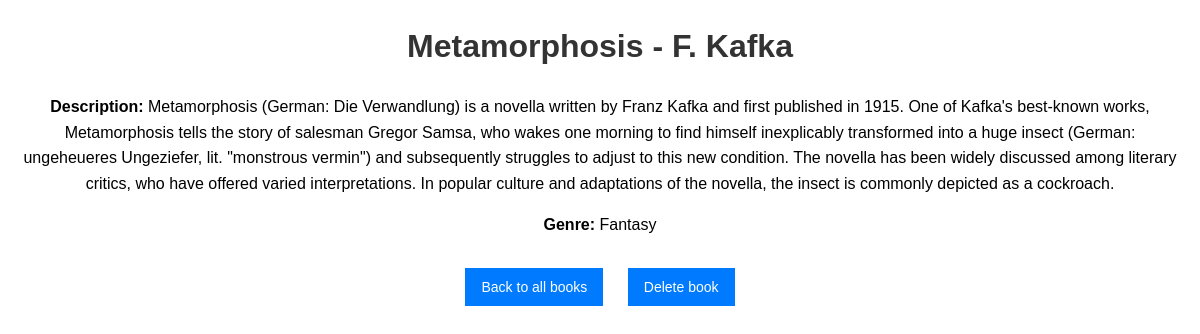
The page /book/34 on the database its author committed.
### tables this page shows
CREATE TABLE books (
        id INTEGER PRIMARY KEY AUTOINCREMENT,
        title TEXT NOT NULL,
        author TEXT NOT NULL,
        description TEXT,
        genre TEXT NOT NULL
    );

### main.py (the view)
@app.route('/book/<int:book_id>')
def book_detail(book_id):
    conn = sqlite3.connect('library.db')
    cursor = conn.cursor()
    cursor.execute('SELECT * FROM books WHERE id = ?', (book_id,))
    book = cursor.fetchone()
    conn.close()
    return render_template('book_detail.html', book=book)

### templates/book_detail.html (shortened to what this page needs)
<!DOCTYPE html>
<html lang="en">
<head>
</head>
<body>
    <h1>{{ book[1] }} - {{ book[2] }}</h1>
    {% if book[3] %}
        <p><strong>Description:</strong> {{ book[3] }}</p>
    {% endif %}
    {% if book[4] %}
        <p><strong>Genre:</strong> {{ book[4] }}</p>
    {% endif %}
    <div class="button-container">
        <a href="{{ url_for('index') }}" class="button">Back to all books</a>
        <a href="{{ url_for('delete_book', book_id=book[0]) }}" class="button" onclick="return confirm('Are you sure, you want to delete this book?')">Delete book</a>
    </div>
</body>
</html>

### templates/book_detail.html (style rules this page uses)
body { font-family: Arial, sans-serif; line-height: 1.6; margin: 20px; text-align: center; }
h1 { color: #333; }
p { margin-bottom: 16px; }
strong { font-weight: bold; }
a { display: inline-block; margin: 10px; padding: 8px 16px; font-size: 14px; text-decoration: none; background-color: #007BFF; color: #fff; cursor: pointer; }
.button-container { margin-top: 20px; }

### rows shown on the page
books: title "Metamorphosis", author "F. Kafka", description "Metamorphosis (German: Die Verwandlung) is a novella written by Franz Kafka and first published in 1915. One of Kafka's best-known works, Metamorphosis tells the story of salesman Gregor Samsa, who wakes one morning to find himself inexplicably transformed into a huge insect (German: ungeheueres Ungeziefer, lit. \"monstrous vermin\") and subsequently struggles to adjust to this new condition. The novella has been widely discussed among literary critics, who have offered varied interpretations. In popular culture and adaptations of the novella, the insect is commonly depicted as a cockroach.", genre "Fantasy"
